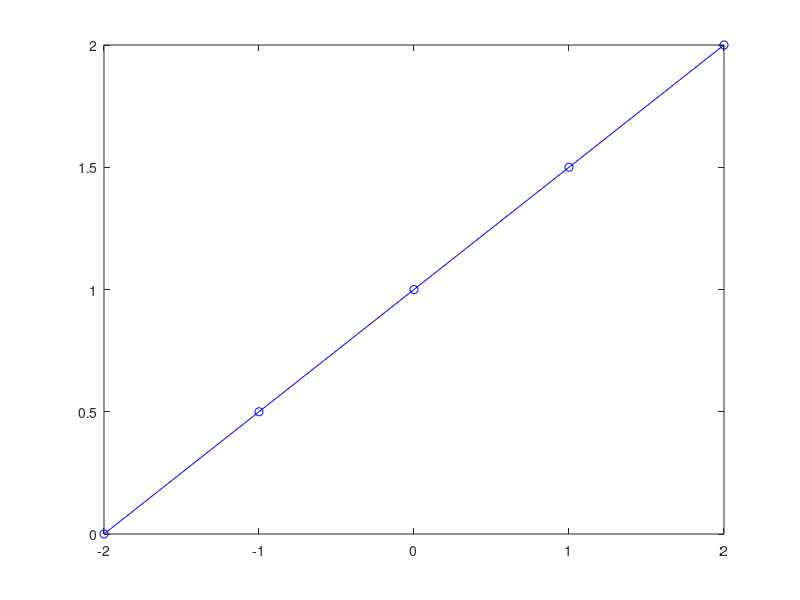

This chart was generated by the following MATLAB code:
a=2
b = a+3

e = [-1 0 1 2 3 4]
e(1) = -2
#replace element

e([2 6]) = [-1 9]

a+b

##increment c=0:1:5, 0 to 5 by ones
d = (1:5)

##start, end, col size. start & end element and col size
f = linspace(0,5,6)

##col vector
v = [1;3;5;7;9]

##col_vector = row_vector'
g = f'

##MATRIX
#matrix = [row1a row1b row1c;
#          row2a row2b row2c]
ma = [3 5 -1;7 8 5;0 -1 2]
ma(1,2)
ma([1 2 3],2)
#matrix(row,col)

## n by n identity matrix: eye(n)
eye(1)

## ones(n,m) or ones(n) Matrix with ones
## Same as zeroes(n,m)
## rand(n,m) gives range 0 to 1

#reshape(matrix,n,m)
#combine matrix [C D] by row, or by column [C;D]

#Matrix add / subtract: Size must be same A+B A-B
#Matrix multip: A*scalar A*B conform rowXcol (nxm) (pxq) m=p
#Matrix element by element mult/ div: A.*B A./B A.^X
#MAtrix Transpose : A' row->columns

#PLOTTING

#fflush (stdout)
#x = input("Pick an x value:")
#fflush (stdout)
#y = input("Pick an x value:")
#plot(x, y)

##SCATTER PLOT
#plot(x,y, 'or', 'MarkerSize',12)
#grid on
#title('plot y vs x')
#set(gca, 'fontsize',24)
#xlabel('Variable x')
#ylabel('Variable y')
#axis([0 7 0 5])
#axis([xmin xmax ymin ymax])

##LINE PLOT
x1 = linspace(-2,2,5)
y1 = 0.5*x1+1

plot(x1, y1, 'bo-')
#plot(x1,y1,'bo-',x2,y2,'rx:')
##Sample plot with 2 lines

#save data.mat
#load data.mat
#save data1.mat x y %only x and y

